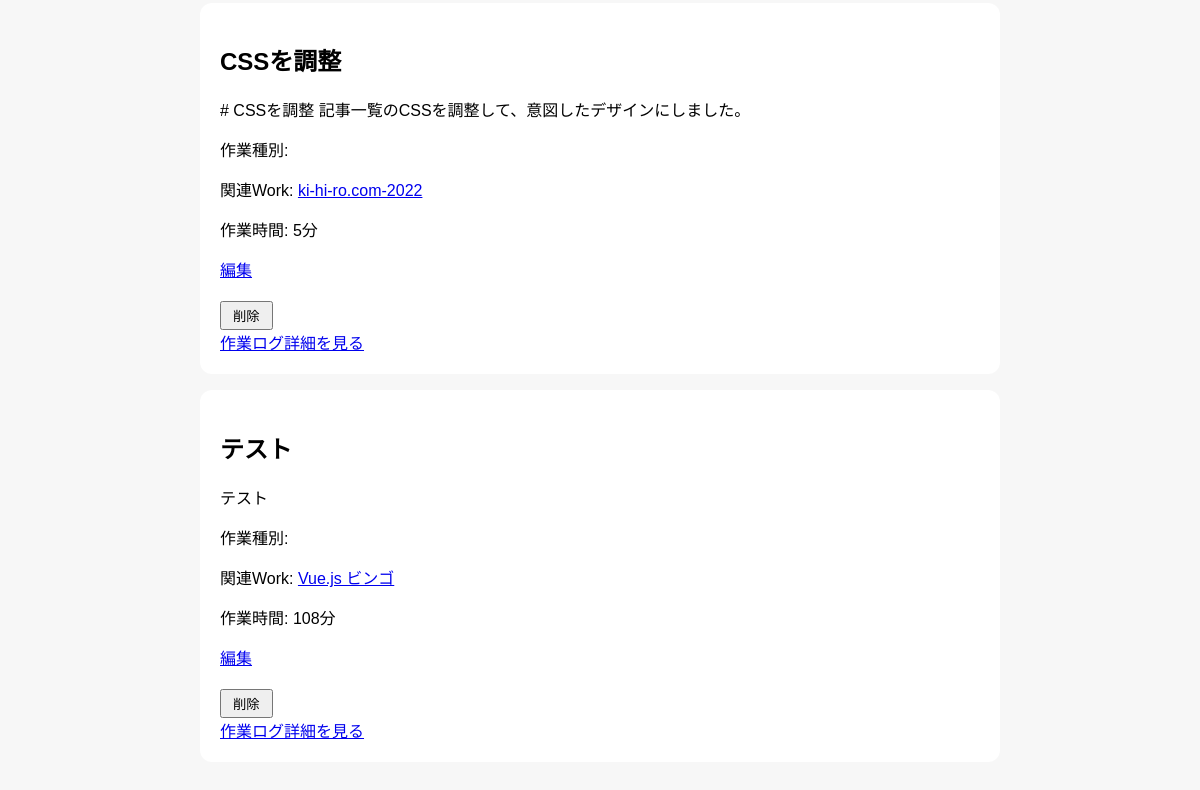
Page /posts-page (lower part) on the earlier database version.
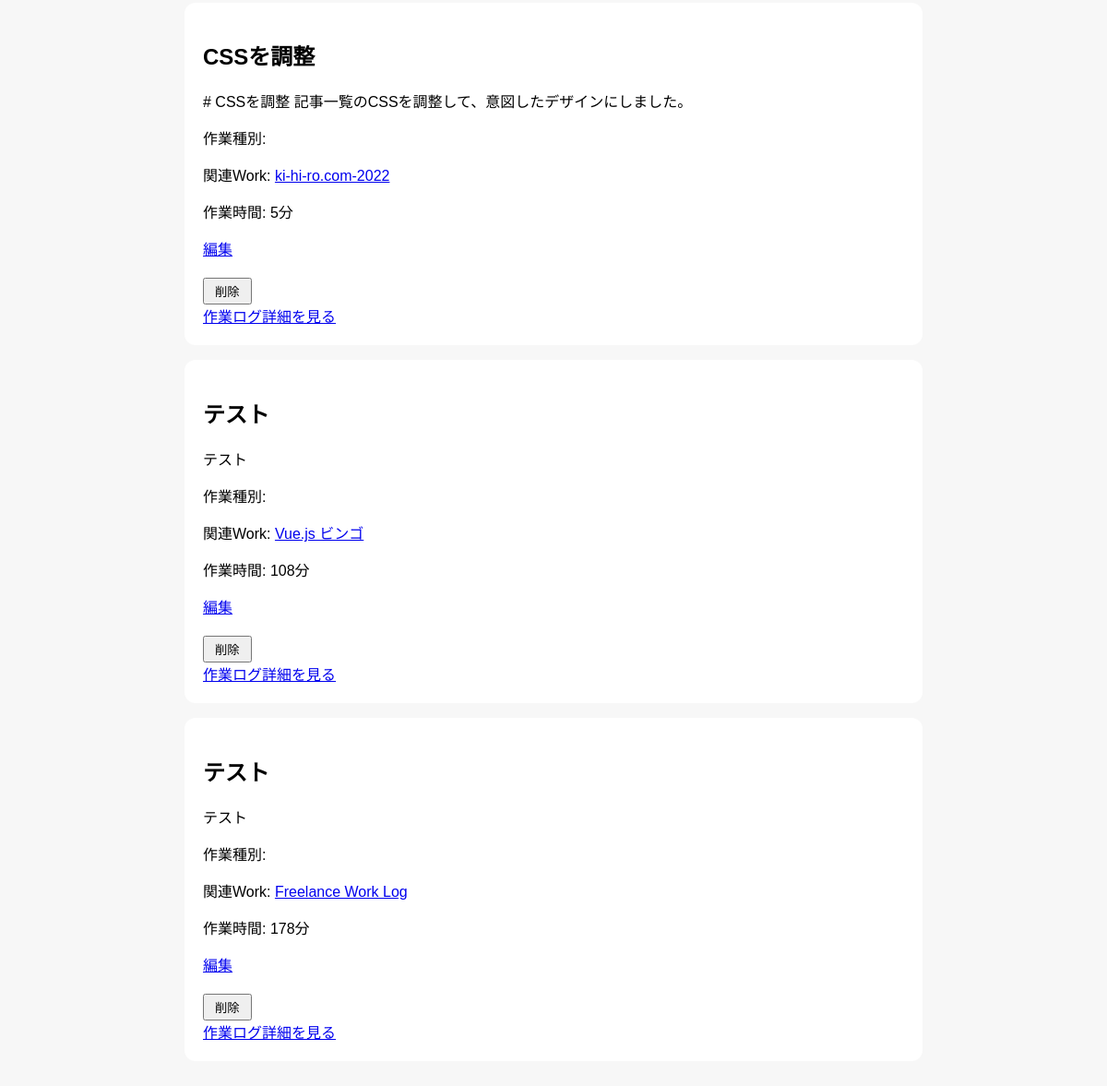
Same page on the later database version.
### app/models.py (models this page shows)
class Post(Base):
    __tablename__ = "posts"
    id = Column(Integer, primary_key=True, index=True)
    title = Column(String)
    content = Column(String)
    task_type = Column(String)
    start_time = Column(DateTime)
    end_time = Column(DateTime)
    work_time_minutes = Column(Integer)
    work_id = Column(Integer, ForeignKey("works.id"))
    work = relationship(
        "Work",
        back_populates="posts"
    )
    created_at = Column(DateTime, default=datetime.now)

class Work(Base):
    __tablename__ = "works"
    id = Column(Integer, primary_key=True, index=True)
    title = Column(String, nullable=False)
    description = Column(Text, nullable=False)
    github_url = Column(String)
    app_url = Column(String)
    tech_stack = Column(String)
    posts = relationship(
        "Post",
        back_populates="work"
    )
    created_at = Column(DateTime, default=datetime.now)

### app/main.py (the view)
@app.get("/posts-page")
def posts_page(
    request: Request,
    work_id: int | None = None,
    db: Session = Depends(get_db)
):
    query = db.query(models.Post)
    if work_id:
        query = query.filter(
            models.Post.work_id == work_id
        )
    posts = query.all()
    works = db.query(models.Work).all()
    return templates.TemplateResponse(
        request,
        "posts.html",
        {"posts": posts, "works": works}
    )

### app/templates/posts.html (shortened to what this page needs)
<!DOCTYPE html>
<html lang="ja">
<head>
    <link rel="stylesheet" href="/static/style.css">
</head>
<body>
    {% for post in posts %}
    <div class="post-card">
        <h2>{{ post.title }}</h2>
        <div>{{ post.content[:120] | safe }}</div>
        <p>作業種別: {{ post.task_type }}</p>
        {% if post.work %}
        <p>
            関連Work:
            <a href="/works-page/{{ post.work.id }}">
                {{ post.work.title }}
            </a>
        </p>
        {% endif %}
        <p>作業時間: {{ post.work_time_minutes }}分</p>
        <a href="/posts-page/{{ post.id }}/edit">編集</a>
        <form action="/posts-page/{{ post.id }}/delete" method="post">
        <button type="submit">削除</button>
        </form>
        <a href="/posts-page/{{ post.id }}">作業ログ詳細を見る</a>
    </div>
    {% endfor %}
</body>
</html>

Differences in the rows shown:
added Post: title "テスト", content "テスト", work "Freelance Work Log", work_time_minutes "178"
